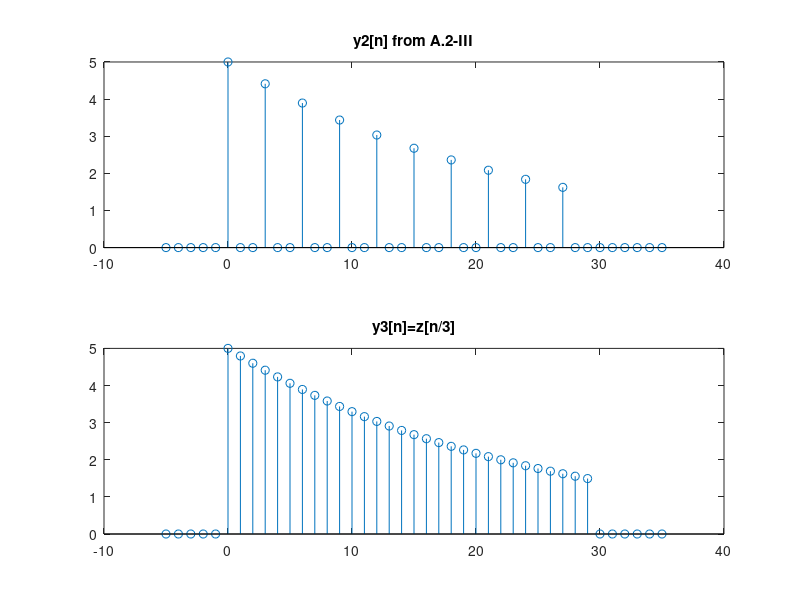

Write the MATLAB code that produced this figure.
%% A.3

u = @(n) (n >= 0) * 1.0 .* (mod(n,1)==0);
y = @(n) 5*exp(-n/8).*(u(n)-u(n-10));
y2 = @(n) y(n/3);

%A.3-I
u1 = @(n) (n >= 0) * 1.0;
z = @(n) 5*exp(-n/8).*(u1(n)-u1(n-10)); 
y3 = @(n) z(n/3) .* (mod(n,1)==0);
n = [-5:1:35];

figure 
subplot(2,1,1);
stem(n,y2(n));
title("y2[n] from A.2-III");

subplot(2,1,2);
stem(n,y3(n));
title("y3[n]=z[n/3]");

%We notice that y3[n] has more data values than y2[n] because of the 
%fact that the signal transformation was applied to the continuous signal
%first, allowing the sampling to sample values that NOW exist in discrete
%integer values, which previously didn't before stretching the continuous
%function. 